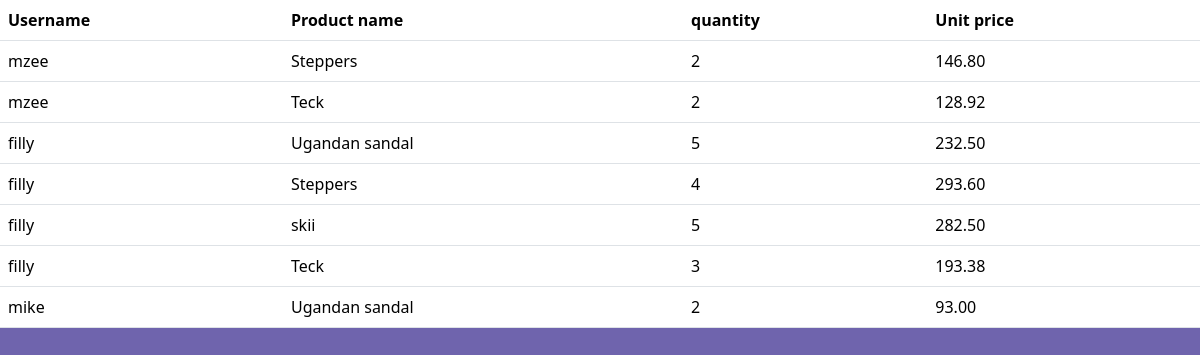
Screenshot of /users with the database file from the repository.
### polls/models.py (models this page shows, shortened)
class CartItem(models.Model):
    user = models.ForeignKey(User, on_delete=models.CASCADE, blank=True)
    product = models.ForeignKey(Product, on_delete=models.CASCADE, blank=True, null=True)
    quantity = models.PositiveIntegerField(default=1)
    total_price = models.DecimalField(max_digits=10, decimal_places=2, blank=True, null=True)
    class Meta:
        verbose_name_plural = 'Cartitem'

class Product(models.Model):
    owner = models.ForeignKey(User, on_delete=models.CASCADE, blank=True, null=True)
    name = models.CharField(max_length=50)
    description = models.TextField(max_length=250, blank=True, null=True)
    price = models.DecimalField(default=0, decimal_places=2, max_digits=7)
    image = models.ImageField(upload_to='mystatic/img', blank=False)
    image2 = models.ImageField(upload_to='mystatic/img', blank=True)
    image3 = models.ImageField(upload_to='mystatic/img', blank=True)
    model=models.CharField(max_length=10, blank=True, null=True)
    specs =models.TextField(max_length=200, blank=True, null=True)
    category = models.ForeignKey(Category, on_delete=models.SET_NULL, null=True, related_name='products')
    def __str__(self):
        return self.name
    class Meta:
        verbose_name_plural = 'Product'

### polls/views.py (the view)
# urls.py: path('users', user_list, name='users'),
def user_list(request):
    users = User.objects.all()
    item = CartItem.objects.filter().order_by('user')
    return render(request, 'card-hover.html', {'users': users ,'item':item})

### polls/templates/card-hover.html (shortened to what this page needs)
<!DOCTYPE html>
<html lang="en">
<head>
  <link href="https://cdn.jsdelivr.net/npm/bootstrap@5.3.2/dist/css/bootstrap.min.css" rel="stylesheet">
</head>
</head>
<body style="background-color: #6f64ad;">
  <table class="table table-hover">
    <thead><tr>
    <th>Username</th>
    <th>Product name</th>
    <th>quantity</th>
    <th>Unit price</th>
  </tr>
  </thead>
    <tbody>
      {% for i in item %}
      <tr>
        <td>{{i.user}}</td>
        <td>{{i.product}}</td>
        <td>{{i.quantity}}</td>
        <td>{{i.total_price}}</td>
      </tr>
    </tbody>
  {% endfor %}</table>
</body>
</html>

### rows the page displays
CartItem: user "mzee", product "Steppers", quantity "2", total_price "146.80"
CartItem: user "mzee", product "Teck", quantity "2", total_price "128.92"
CartItem: user "filly", product "Ugandan sandal", quantity "5", total_price "232.50"
CartItem: user "filly", product "Steppers", quantity "4", total_price "293.60"
CartItem: user "filly", product "skii", quantity "5", total_price "282.50"
CartItem: user "filly", product "Teck", quantity "3", total_price "193.38"
CartItem: user "mike", product "Ugandan sandal", quantity "2", total_price "93.00"
